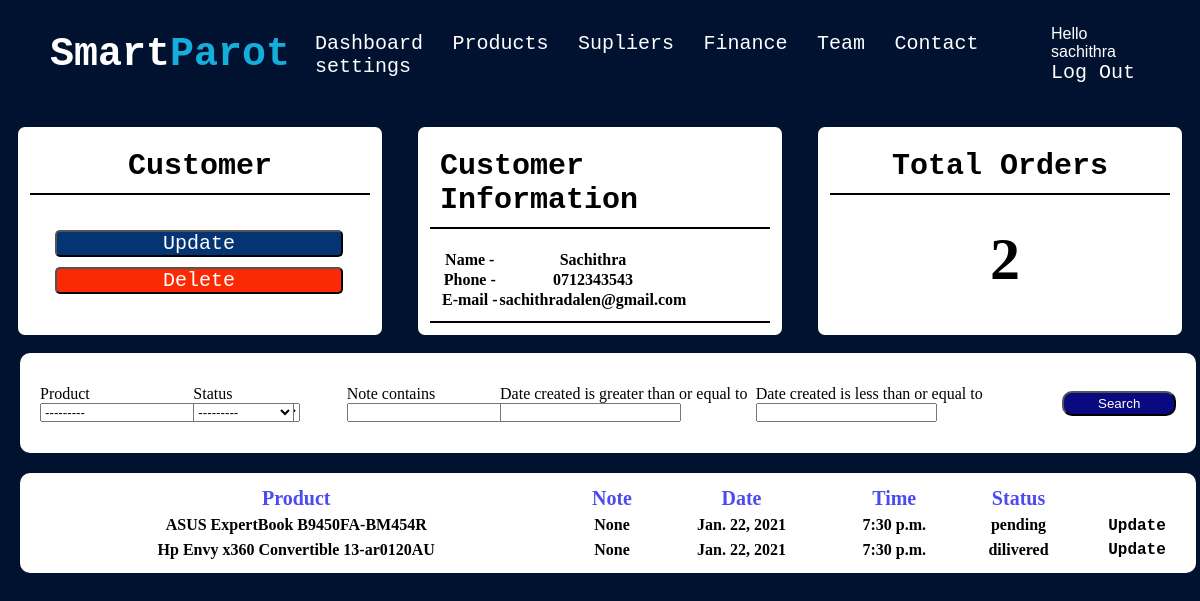
The page /crm9/customers (signed in) on the database as committed earlier.
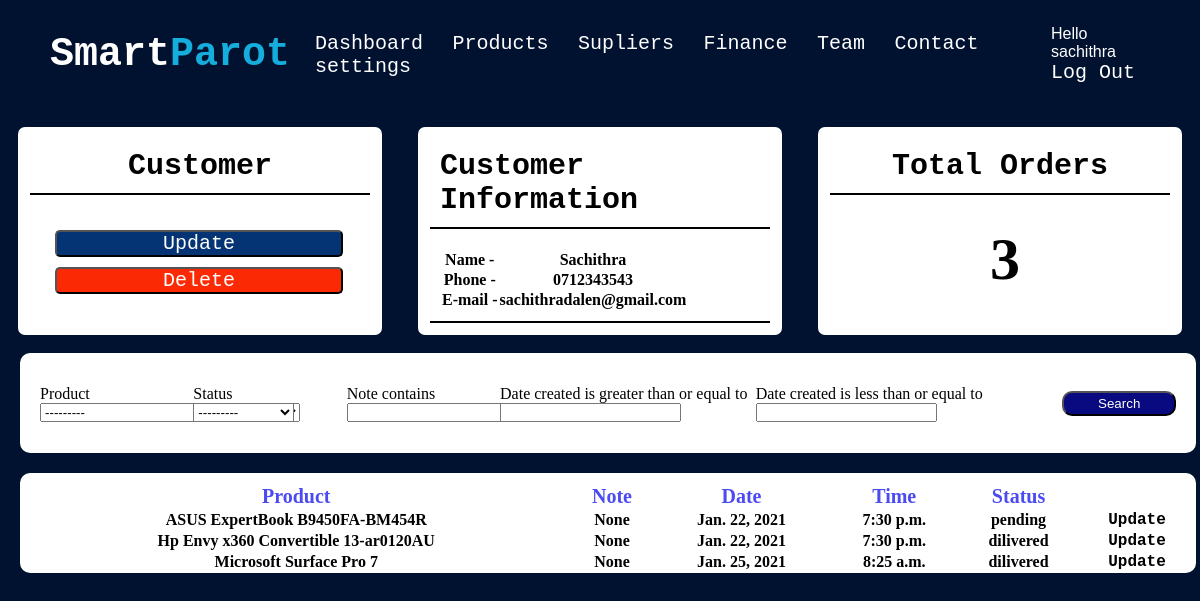
The same page on the database as committed later.
### web1/models.py (models this page shows, shortened)
class Order(models.Model):
    customer = models.ForeignKey(Customer,on_delete=models.SET_NULL,blank=True,null=True)
    product =  models.ForeignKey(Products,on_delete=models.SET_NULL,blank=True,null=True)
    status = models.CharField(max_length=200,blank=True,null=True,choices=STATUS_CHOICES)
    date_created =models.DateTimeField(auto_now_add=set,null=True)
    note = models.CharField(max_length=2000,null=True,blank=True)

class Products(models.Model):
    name = models.CharField(max_length=200,blank=True,null=True)
    picture = models.ImageField(blank=True,null=True)
    price = models.IntegerField(blank=True,null=True)
    qtn = models.IntegerField(blank=True,null=True)
    category = models.CharField(max_length=40,blank=True,null=True,choices=CATEGORY_CHOICES)
    description = models.TextField(blank=True,null=True)
    date_created = models.DateTimeField(auto_now_add=set, null=True)
    def __str__(self):
        return self.name

### web1/decorators.py (the view)
        def wrapper_func(request,*args,**kwargs):
            group = None
            if request.user.groups.exists():
                group = request.user.groups.all()[0].name
            if group in allowed_roles:
                return view_func(request, *args,**kwargs)
            else:
                return HttpResponse("You are not authorites")

### web1/views.py (called while the page is built)
@allowed_users(allowed_roles=["admin"])
@login_required(login_url="login")
def customers(request,id):
    customer = Customer.objects.get(id=id)
    order = customer.order_set.all()
    orders_count = order.count()
    myFilter = OrderFilter(request.GET,queryset=order)
    order = myFilter.qs
    context = {
        "customer":customer,
        "order":order,
        "orders_count":orders_count,
        "myFilter":myFilter
    }
    return render(request,'web1/customers.html',context)

### web1/templates/web1/customers.html (shortened to what this page needs)
{% extends "web1/base.html" %}
{% block body %}
<div class="row">
    <div class="col">
        <div class="heading">Customer</div>
        <div class="card">
            <div class="button-update">
                <button><a href="{% url 'updatecustomer' customer.id %}">Update</a></button>
            </div>
            <div class="button-delete">
                <button style="background-color: rgb(251, 41, 4);"><a href="{% url 'deletecustomer' customer.id %}">Delete</a></button>
            </div>
        </div>
    </div>
    <div class="col">
        <div class="heading">
            Customer Information
        </div>
        <div class="table">
            <table>
                <tr>
                    <th>Name -</th>
                    <th>{{customer.name }}</th>
                </tr>
                <tr>
                    <th>Phone -</th>
                    <th>{{customer.phone}}</th>
                </tr>
                <tr>
                    <th>E-mail -</th>
                    <th>{{customer.email }}</th>
                </tr>
            </table>
        </div>
    </div>
    <div class="col">
        <div class="heading">
            Total Orders
        </div>
        <div class="orders">{{ orders_count }}</div>
    </div>
</div>
<form class="form" method="get" action="{% url 'customers' customer.id %}">
    <div class="search">
        <div class = "filter">
            <div>
                {{ myFilter.form.product.label}}
            </div>
            <div>
                {{ myFilter.form.product}}
            </div>
        </div>
        <div class = "filter">
            <div>
                {{ myFilter.form.status.label}}
            </div>
            <div>
                {{ myFilter.form.status}}
            </div>
        </div>
        <div class = "filter">
            <div>
                {{ myFilter.form.note.label}}
            </div>
            <div>
                {{ myFilter.form.note}}
            </div>
        </div>
        <div class = "filter">
            <div>
                {{ myFilter.form.start.label}}
            </div>
            <div>
                {{ myFilter.form.start}}
            </div>
        </div>
        <div class = "filter">
            <div>
                {{ myFilter.form.end.label}}
            </div>
            <div>
                {{ myFilter.form.end}}
            </div>
        </div>
    </div>
    <div class="search-button">
        <button type="submit">Search</button>
    </div>
</form>
<div class="row-2">
    <table >
        <tr style="font-size: 20px;color: rgb(75, 75, 241);">
            <th>Product</th>
            <th>Note</th>
            <th>Date </th>
            <th> Time</th>
            <th>Status</th>
        </tr>
        {% for item in order %}
        <tr>
            <th>{{item.product}}</th>
            <th>{{item.note}}</th>
            <th>{{item.date_created.date}}</th>
            <th>{{item.date_created.time}}</th>
            <th>{{item.status}}</th>
            <th><a class="icon" href="{% url 'updateorder' item.id %}">Update</a></th>
        </tr>
        {% endfor %}
    </table>
</div>
{% endblock %}

Rows that differ between the two databases and show on the page:
added Order: product "Microsoft Surface Pro 7", note "None", date_created "Jan. 25, 2021", date_created.time "8:25 a.m.", status "dilivered"
Other text that changed with them:
{{ orders_count }}: "2" → "3"
